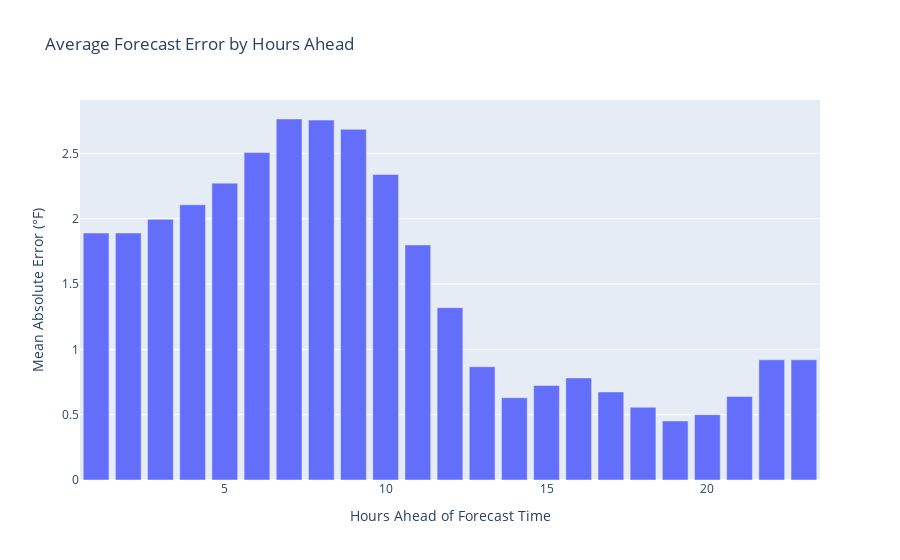
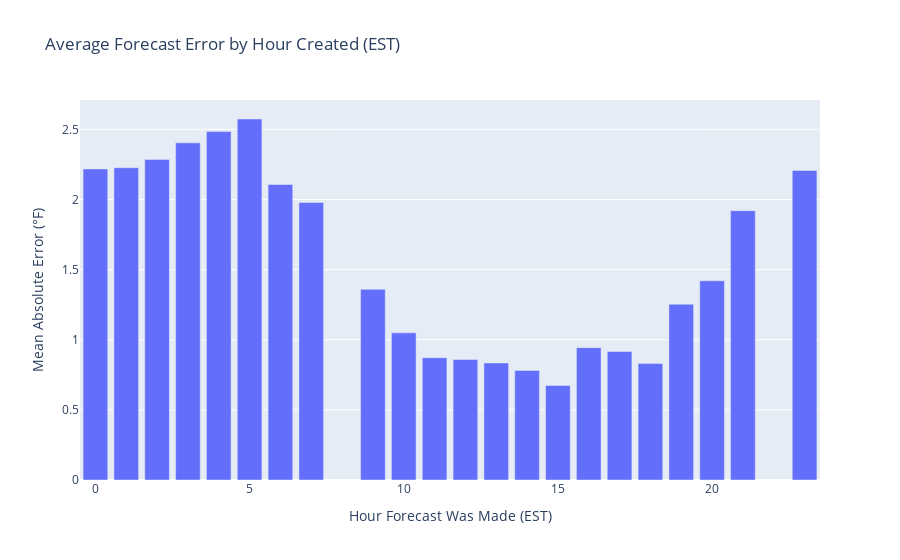
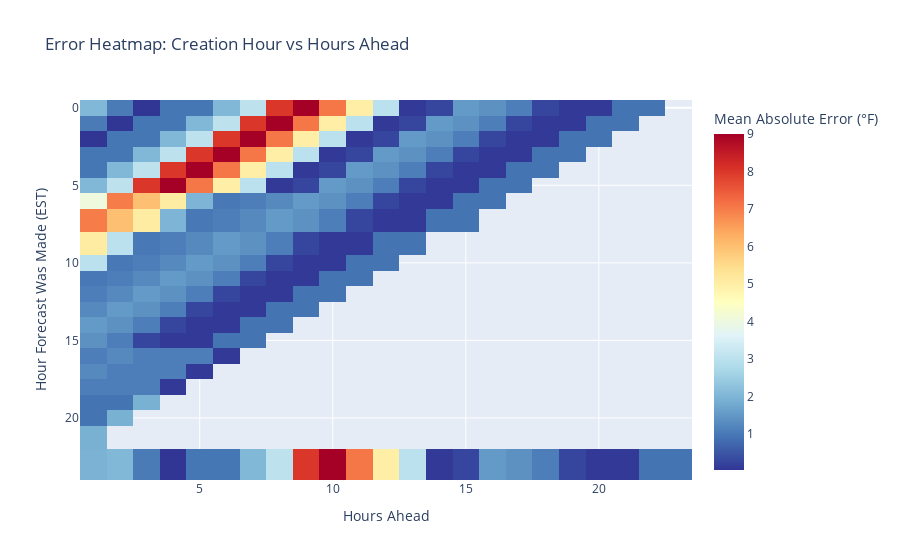

The cell these charts' notebook holds for them, in order:
### Code cell
import plotly.express as px
import plotly.graph_objects as go
from plotly.subplots import make_subplots

def analyze_forecast_accuracy(df_forecasts, df_observations, grouped_forecasts):
    """Analyze and visualize forecast accuracy."""
    accuracy_data = []
    
    for forecast_time_hour, group in grouped_forecasts:
        hour_observations = df_observations[
            (df_observations['observed_time'] >= forecast_time_hour) &
            (df_observations['observed_time'] < forecast_time_hour + timedelta(hours=1))
        ]
        
        if not hour_observations.empty:
            actual_temp = hour_observations['temperature'].mean()
            
            for _, forecast in group.iterrows():
                hours_ahead = (forecast_time_hour - forecast['created_at']).total_seconds() / 3600
                error = forecast['temperature'] - actual_temp
                accuracy_data.append({
                    'forecast_time': forecast_time_hour,
                    'created_at': forecast['created_at'],
                    'created_hour': forecast['created_at'].hour,
                    'hours_ahead': round(hours_ahead),  # Round to nearest hour
                    'error': error,
                    'actual_temp': actual_temp,
                    'forecast_temp': forecast['temperature'],
                    'error_magnitude': abs(error)
                })
    
    df_accuracy = pd.DataFrame(accuracy_data)
    
    # 1. Average error by how many hours ahead the forecast was made
    hours_ahead_mae = df_accuracy.groupby('hours_ahead')['error_magnitude'].agg(['mean', 'count']).reset_index()
    fig1 = px.bar(hours_ahead_mae,
                  x='hours_ahead',
                  y='mean',
                  title='Average Forecast Error by Hours Ahead',
                  labels={'hours_ahead': 'Hours Ahead of Forecast Time',
                         'mean': 'Mean Absolute Error (°F)'},
                  hover_data=['count'])  # Show number of forecasts for each bar
    fig1.show()
    
    # 2. Average error by creation hour
    created_hour_mae = df_accuracy.groupby('created_hour')['error_magnitude'].mean().reset_index()
    fig2 = px.bar(created_hour_mae,
                  x='created_hour',
                  y='error_magnitude',
                  title='Average Forecast Error by Hour Created (EST)',
                  labels={'created_hour': 'Hour Forecast Was Made (EST)',
                         'error_magnitude': 'Mean Absolute Error (°F)'})
    fig2.show()
    
    # 3. Heatmap showing error by creation hour and hours ahead
    pivot_data = df_accuracy.pivot_table(
        values='error_magnitude',
        index='created_hour',
        columns='hours_ahead',
        aggfunc='mean'
    )
    
    fig3 = px.imshow(pivot_data,
                     title='Error Heatmap: Creation Hour vs Hours Ahead',
                     labels=dict(x='Hours Ahead', 
                               y='Hour Forecast Was Made (EST)', 
                               color='Mean Absolute Error (°F)'),
                     aspect='auto',
                     color_continuous_scale='RdYlBu_r')
    fig3.show()
    
    # 4. Summary statistics by forecast horizon
    print("\nSummary Statistics by Forecast Horizon:")
    horizons = [0, 6, 12, 24, 48, 72]  # Different forecast horizons to analyze
    for i in range(len(horizons)-1):
        mask = (df_accuracy['hours_ahead'] >= horizons[i]) & (df_accuracy['hours_ahead'] < horizons[i+1])
        mae = df_accuracy[mask]['error_magnitude'].mean()
        count = mask.sum()
        print(f"{horizons[i]}-{horizons[i+1]} hours ahead: {mae:.2f}°F (n={count})")
    
    return df_accuracy

# Run the analysis
df_accuracy = analyze_forecast_accuracy(df_forecasts, df_observations, grouped_forecasts)

### Figure 1 — Plotly figure (JSON) as saved in the notebook; plotly's stock layout.template omitted (floating-point values rounded to 4 significant figures)
{"data": [{"alignmentgroup": "True", "customdata": [[22], [21], [20], [19], [18], [17], [16], [15], [14], [13], [12], [11], [10], [9], [9], [8], [7], [6], [5], [4], [3], [2], [1]], "hovertemplate": "Hours Ahead of Forecast Time=%{x}<br>Mean Absolute Error (°F)=%{y}<br>count=%{customdata[0]}<extra></extra>", "legendgroup": "", "marker": {"color": "#636efa", "pattern": {"shape": ""}}, "name": "", "offsetgroup": "", "orientation": "v", "showlegend": false, "textposition": "auto", "type": "bar", "x": [1, 2, 3, 4, 5, 6, 7, 8, 9, 10, 11, 12, 13, 14, 15, 16, 17, 18, 19, 20, 21, 22, 23], "xaxis": "x", "y": [1.89, 1.891, 1.995, 2.107, 2.273, 2.506, 2.764, 2.755, 2.685, 2.339, 1.799, 1.319, 0.867, 0.63, 0.7233, 0.7812, 0.6743, 0.5567, 0.452, 0.5, 0.64, 0.92, 0.92], "yaxis": "y"}], "layout": {"barmode": "relative", "legend": {"tracegroupgap": 0}, "title": {"text": "Average Forecast Error by Hours Ahead"}, "xaxis": {"anchor": "y", "domain": [0, 1], "title": {"text": "Hours Ahead of Forecast Time"}}, "yaxis": {"anchor": "x", "domain": [0, 1], "title": {"text": "Mean Absolute Error (°F)"}}}}

### Figure 2 — Plotly figure (JSON) as saved in the notebook; plotly's stock layout.template omitted (floating-point values rounded to 4 significant figures)
{"data": [{"alignmentgroup": "True", "hovertemplate": "Hour Forecast Was Made (EST)=%{x}<br>Mean Absolute Error (°F)=%{y}<extra></extra>", "legendgroup": "", "marker": {"color": "#636efa", "pattern": {"shape": ""}}, "name": "", "offsetgroup": "", "orientation": "v", "showlegend": false, "textposition": "auto", "type": "bar", "x": [0, 1, 2, 3, 4, 5, 6, 7, 9, 10, 11, 12, 13, 14, 15, 16, 17, 18, 19, 20, 21, 23], "xaxis": "x", "y": [2.218, 2.226, 2.285, 2.404, 2.484, 2.574, 2.107, 1.978, 1.359, 1.049, 0.8718, 0.859, 0.8344, 0.7812, 0.6743, 0.9433, 0.916, 0.83, 1.253, 1.42, 1.92, 2.207], "yaxis": "y"}], "layout": {"barmode": "relative", "legend": {"tracegroupgap": 0}, "title": {"text": "Average Forecast Error by Hour Created (EST)"}, "xaxis": {"anchor": "y", "domain": [0, 1], "title": {"text": "Hour Forecast Was Made (EST)"}}, "yaxis": {"anchor": "x", "domain": [0, 1], "title": {"text": "Mean Absolute Error (°F)"}}}}

### Figure 3 — Plotly figure (JSON) as saved in the notebook; plotly's stock layout.template omitted (floating-point values rounded to 4 significant figures; data arrays with more than 128 entries replaced by an {"elided": "..."} marker saying what was removed)
{"data": [{"coloraxis": "coloraxis", "hovertemplate": "Hours Ahead: %{x}<br>Hour Forecast Was Made (EST): %{y}<br>Mean Absolute Error (°F): %{z}<extra></extra>", "name": "0", "type": "heatmap", "x": [1, 2, 3, 4, 5, 6, 7, 8, 9, 10, 11, 12, 13, 14, 15, 16, 17, 18, 19, 20, 21, 22, 23], "xaxis": "x", "y": [0, 1, 2, 3, 4, 5, 6, 7, 9, 10, 11, 12, 13, 14, 15, 16, 17, 18, 19, 20, 21, 23], "yaxis": "y", "z": {"elided": "22x23 float values"}}], "layout": {"coloraxis": {"colorbar": {"title": {"text": "Mean Absolute Error (°F)"}}, "colorscale": [[0, "rgb(49,54,149)"], [0.1, "rgb(69,117,180)"], [0.2, "rgb(116,173,209)"], [0.3, "rgb(171,217,233)"], [0.4, "rgb(224,243,248)"], [0.5, "rgb(255,255,191)"], [0.6, "rgb(254,224,144)"], [0.7, "rgb(253,174,97)"], [0.8, "rgb(244,109,67)"], [0.9, "rgb(215,48,39)"], [1, "rgb(165,0,38)"]]}, "title": {"text": "Error Heatmap: Creation Hour vs Hours Ahead"}, "xaxis": {"anchor": "y", "domain": [0, 1], "title": {"text": "Hours Ahead"}}, "yaxis": {"anchor": "x", "autorange": "reversed", "domain": [0, 1], "title": {"text": "Hour Forecast Was Made (EST)"}}}}
